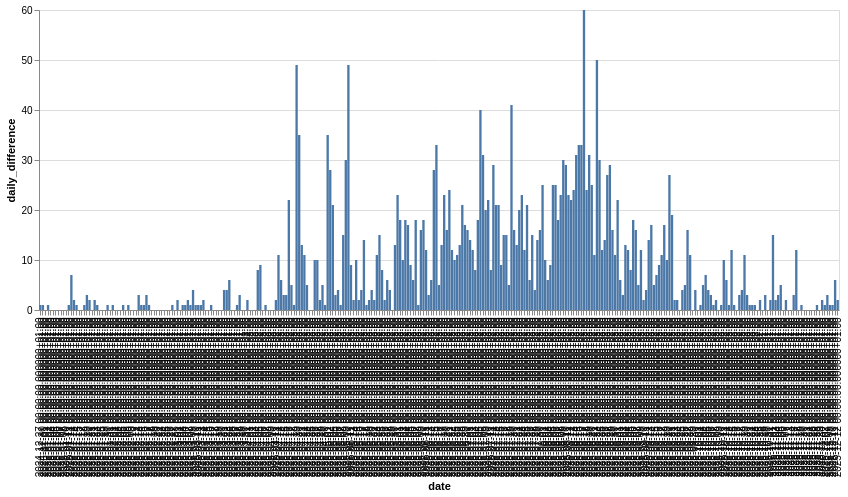

Notebook code for this chart:
### Code cell
segment("Sedmička, Lipno {")

### Figure 1 — Vega-Lite specification as saved in the notebook (floating-point values rounded to 4 significant figures; data arrays with more than 128 entries replaced by an {"elided": "..."} marker saying what was removed)
{"config": {"view": {"continuousWidth": 300, "continuousHeight": 300}}, "data": {"name": "data-bf763637e351a38ebe136a8a23872d8c"}, "mark": {"type": "bar"}, "encoding": {"x": {"field": "date", "type": "ordinal"}, "y": {"field": "daily_difference", "type": "quantitative"}}, "width": 800, "$schema": "https://vega.github.io/schema/vega-lite/v5.8.0.json", "datasets": {"data-bf763637e351a38ebe136a8a23872d8c": {"elided": "309 records"}}}
